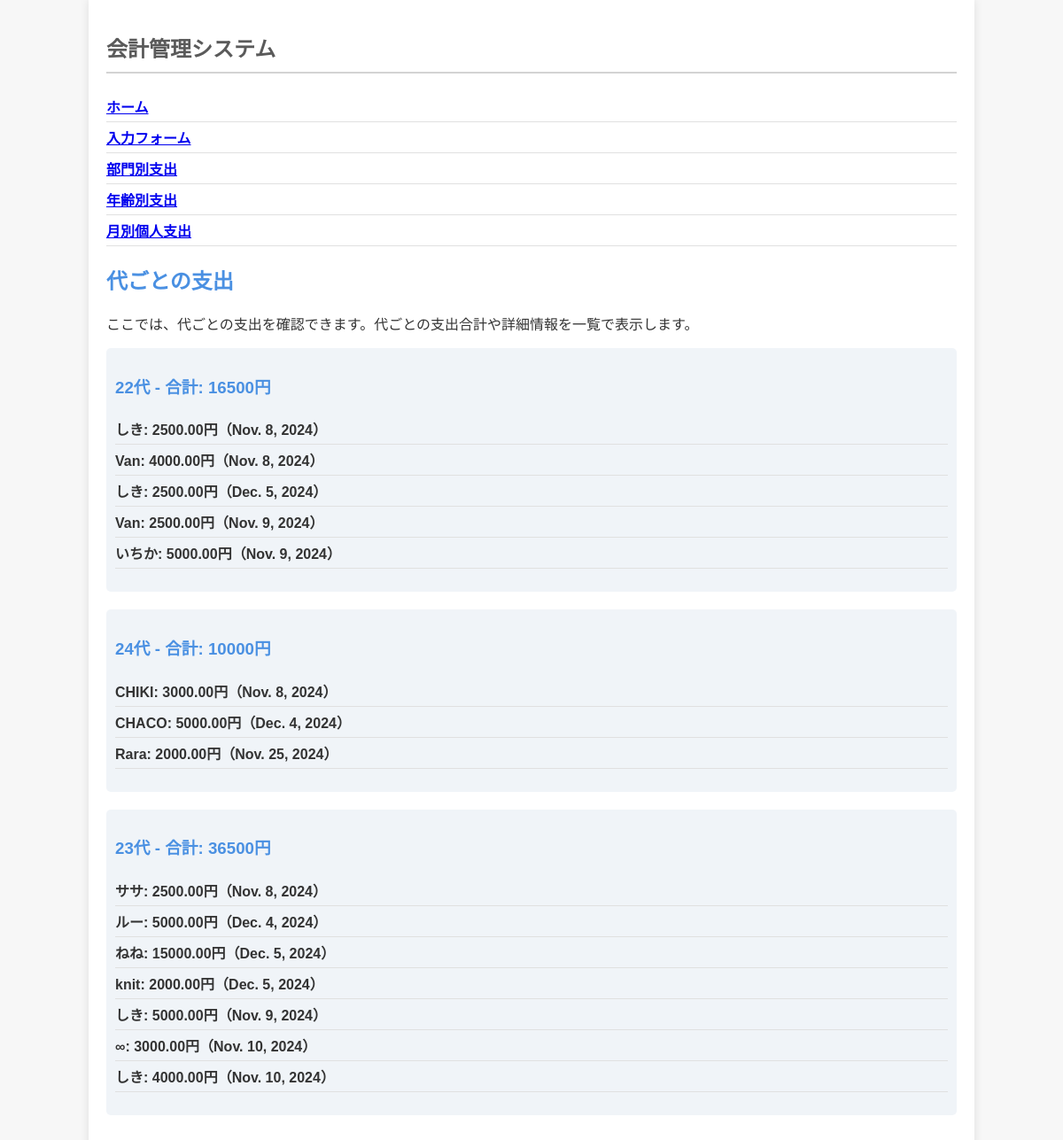
The page /accounting/age-expenses/ on the database its author committed.
### accounting/models.py (models this page shows, shortened)
class Expense(models.Model):#すべてのもとになるclass
    DEPARTMENTS = [   #　係りをまとめたもの
        ('渉外', '渉外'),
        ('音響', '音響'),
        ('医務', '医務'),
        ('広報', '広報'),
        ('衣装', '衣装'),
        ('会場', '会場'),
        ('対外交渉', '対外交渉'),
        ('映像', '映像'),
        ('美術', '美術'),
        ('その他', 'その他')
    ]
    age = models.IntegerField()
    name = models.CharField(max_length=100)
    amount = models.DecimalField(max_digits=10, decimal_places=2)
    department = models.CharField(max_length=10, choices=DEPARTMENTS)
    institution = models.CharField(max_length=100, blank=True, null=True)
    content = models.TextField(blank=True, null=True)
    date = models.DateField()

### accounting/views.py (the view)
# urls.py: path('age-expenses/', views.age_expenses, name='age_expenses'),
def age_expenses(request):
    ages = Expense.objects.values('age').distinct()
    age_data = {}
    for age_entry in ages:
        age = age_entry['age']
        expenses = Expense.objects.filter(age=age)
        total = expenses.aggregate(Sum('amount'))['amount__sum'] or 0
        age_data[age] = {
            'total': total,
            'details': expenses,
        }
    return render(request, 'accounting/age_expenses.html', {'age_data': age_data})

### accounting/templates/accounting/age_expenses.html
{% extends "accounting/base.html" %}
{% block content %}
    <h2>代ごとの支出</h2>
    <p>ここでは、代ごとの支出を確認できます。代ごとの支出合計や詳細情報を一覧で表示します。</p>
    {% for age, data in age_data.items %}
        <div class="age-group">
            <h3>{{ age }}代 - 合計: {{ data.total }}円</h3>
            <ul>
                {% for expense in data.details %}
                {% load humanize %}
                    <li>{{ expense.name }}: {{ expense.amount}}円（{{ expense.date }}）</li>
                {% endfor %}
            </ul>
        </div>
    {% endfor %}
{% endblock %}

### accounting/static/accounting/css/style.css (style rules this page uses)
body { font-family: Arial, sans-serif; background-color: #f7f7f7; color: #333; margin: 0; padding: 0; }
.department, .age-group, .person { margin-bottom: 20px; padding: 10px; background-color: #f0f4f8; border-radius: 5px; }
h2, h3 { color: #4a90e2; }
ul { list-style: none; padding: 0; }
li { padding: 5px 0; border-bottom: 1px solid #e0e0e0; }
li, td { font-weight: bold; color: #333; }

### rows shown on the page
Expense: name "しき", amount "2500.00", date "Nov. 8, 2024"
Expense: name "Van", amount "4000.00", date "Nov. 8, 2024"
Expense: name "しき", amount "2500.00", date "Dec. 5, 2024"
Expense: name "Van", amount "2500.00", date "Nov. 9, 2024"
Expense: name "いちか", amount "5000.00", date "Nov. 9, 2024"
Expense: name "CHIKI", amount "3000.00", date "Nov. 8, 2024"
Expense: name "CHACO", amount "5000.00", date "Dec. 4, 2024"
Expense: name "Rara", amount "2000.00", date "Nov. 25, 2024"
Expense: name "ササ", amount "2500.00", date "Nov. 8, 2024"
Expense: name "ルー", amount "5000.00", date "Dec. 4, 2024"
Expense: name "ねね", amount "15000.00", date "Dec. 5, 2024"
Expense: name "knit", amount "2000.00", date "Dec. 5, 2024"
Expense: name "しき", amount "5000.00", date "Nov. 9, 2024"
Expense: name "∞", amount "3000.00", date "Nov. 10, 2024"
Expense: name "しき", amount "4000.00", date "Nov. 10, 2024"

### other values the page prints
{{ age }} "22" "24" "23"
{{ data.total }} "16500" "10000" "36500"
